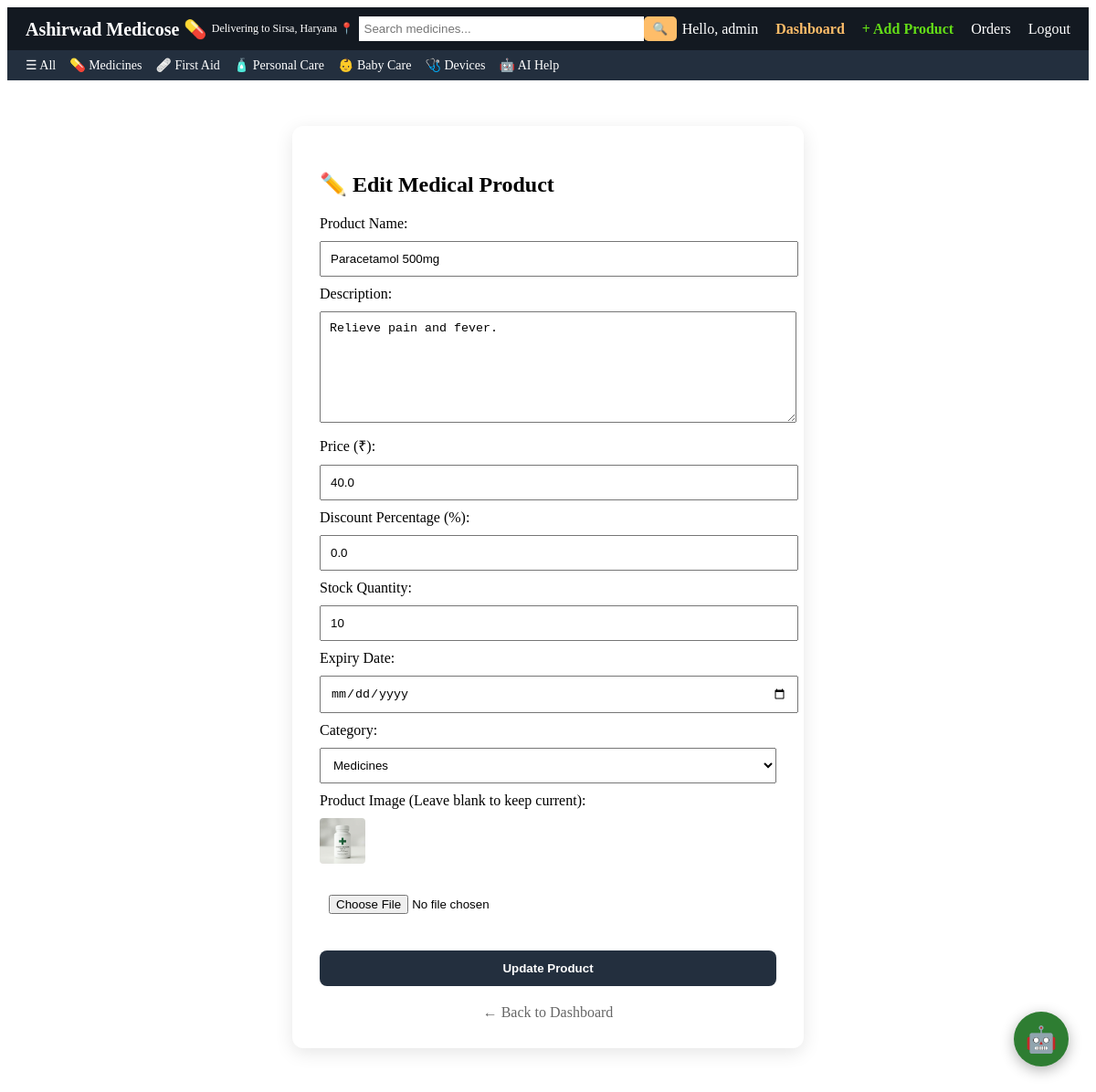
The page /dashboard/edit-product/29/ (signed in) on the database its author committed.
### store/models.py (models this page shows, shortened)
class Product(models.Model):
    CATEGORY_CHOICES = [
        ('baby', 'Baby Care'),
        ('firstaid', 'First Aid'),
        ('personal', 'Personal Care'),
        ('medicine', 'Medicines'),
        ('device', 'Health Devices'),
    ]
    name = models.CharField(max_length=200)
    description = models.TextField()
    price = models.FloatField()
    discount_percentage = models.FloatField(default=0.0)  # ✅ NEW
    stock_quantity = models.PositiveIntegerField(default=10)  # ✅ NEW
    category = models.CharField(max_length=20, choices=CATEGORY_CHOICES, default='medicine')
    image = models.ImageField(upload_to='products/', null=True, blank=True)
    expiry_date = models.DateField(null=True, blank=True)

### store/views.py (the view, shortened to what this page needs)
# urls.py: path('dashboard/edit-product/<int:id>/', views.admin_edit_product, name='admin_edit_product'),
@staff_member_required
def admin_edit_product(request, id):
    product = get_object_or_404(Product, id=id)
    return render(request, 'admin/edit_product.html', {'product': product})

### store/templates/admin/edit_product.html (shortened to what this page needs)
{% extends "base.html" %}
{% block content %}
<div class="auth-box" style="width: 500px; margin: 50px auto; padding: 30px; background: white; border-radius: 12px; box-shadow: 0 5px 20px rgba(0,0,0,0.1);">
    <h2>✏️ Edit Medical Product</h2>
    <form method="POST" enctype="multipart/form-data">
        <label>Product Name:</label>
        <input type="text" name="name" value="{{ product.name }}" required style="width: 100%; padding: 10px; margin: 10px 0;">
        <label>Description:</label>
        <textarea name="description" style="width: 100%; padding: 10px; margin: 10px 0; height: 100px;">{{ product.description }}</textarea>
        <label>Price (₹):</label>
        <input type="number" name="price" step="0.01" value="{{ product.price }}" required style="width: 100%; padding: 10px; margin: 10px 0;">
        <label>Discount Percentage (%):</label>
        <input type="number" name="discount_percentage" step="0.1" value="{{ product.discount_percentage }}" required style="width: 100%; padding: 10px; margin: 10px 0;">
        <label>Stock Quantity:</label>
        <input type="number" name="stock_quantity" value="{{ product.stock_quantity }}" required style="width: 100%; padding: 10px; margin: 10px 0;">
        <label>Expiry Date:</label>
        <input type="date" name="expiry_date" value="{{ product.expiry_date|date:'Y-m-d' }}" style="width: 100%; padding: 10px; margin: 10px 0;">
        <label>Category:</label>
        <select name="category" required style="width: 100%; padding: 10px; margin: 10px 0;">
            <option value="medicine" {% if product.category == "medicine" %}selected{% endif %}>Medicines</option>
        </select>
        <label>Product Image (Leave blank to keep current):</label>
        {% if product.image %}
            <div style="margin: 10px 0;">
                <img src="{{ product.image.url }}" style="height: 50px; border-radius: 4px;">
            </div>
        {% endif %}
        <input type="file" name="image" style="width: 100%; padding: 10px; margin: 10px 0;">
        <button type="submit" style="width: 100%; padding: 12px; background: #232f3e; color: white; border-radius: 8px; font-weight: bold; margin-top: 20px;">Update Product</button>
    </form>
    <div style="margin-top: 20px; text-align: center;">
        <a href="{% url 'admin_dashboard' %}" style="color: #666; text-decoration: none;">← Back to Dashboard</a>
    </div>
</div>
{% endblock %}

### store/templates/base.html (shortened to what this page needs)
{% load static %}
<!DOCTYPE html>
<html>
<head>
    <link rel="stylesheet" href="{% static 'css/amazon.css' %}">
</head>
<body>
<div class="top-navbar">
    <div class="logo">
        <a href="{% url 'products' %}">Ashirwad Medicose 💊</a>
    </div>
    <div class="location" id="user-location">
    </div>
    <div class="search-bar">
        <form method="GET" action="{% url 'products' %}">
            <input type="text" name="q" placeholder="Search medicines...">
            <button type="submit">🔍</button>
        </form>
    </div>
    <div class="nav-right">
        {% if user.is_authenticated %}
            <span>Hello, {{ user.username }}</span>
            {% if user.is_staff %}
                <a href="{% url 'admin_dashboard' %}" style="color: #febd69; font-weight: bold;">Dashboard</a>
                <a href="{% url 'admin_add_product' %}" style="color: #64dd17; font-weight: bold;">+ Add Product</a>
            {% endif %}
            <a href="{% url 'orders' %}">Orders</a>
            <a href="{% url 'logout' %}">Logout</a>
        {% else %}
            <a href="{% url 'login' %}">Login</a>
        {% endif %}
    </div>
</div>
<div class="sub-navbar">
    <a href="{% url 'products' %}">☰ All</a>
    <a href="?category=medicine">💊 Medicines</a>
    <a href="?category=firstaid">🩹 First Aid</a>
    <a href="?category=personal">🧴 Personal Care</a>
    <a href="?category=baby">👶 Baby Care</a>
    <a href="?category=device">🩺 Devices</a>
    <a href="{% url 'ai_suggest' %}">🤖 AI Help</a>
</div>
<div class="main-container">
    {% block content %}{% endblock %}
</div>
<a href="{% url 'ai_suggest' %}" class="ai-float-btn">
    🤖
</a>
</body>
</html>

### static/css/amazon.css (style rules this page uses)
button { background: #43a047; color: white; border: none; padding: 6px 10px; border-radius: 5px; }
.auth-box { width: 300px; margin: auto; padding: 20px; background: white; border-radius: 10px; }
.auth-box input { width: 90%; padding: 8px; margin: 8px 0; }
.ai-float-btn { position: fixed; bottom: 30px; right: 30px; background: #2e7d32; color: white; width: 60px; height: 60px; border-radius: 50%; display: flex; justify-content: center; align-items: center; font-size: 28px; text-decoration: none; box-shadow: 0 4px 15px rgba(0,0,0,0.3); transition: 0.3s; z-index: 1000; }
.top-navbar { display: flex; align-items: center; justify-content: space-between; background: #131921; color: white; padding: 10px 20px; }
.logo a { color: white; font-size: 20px; text-decoration: none; font-weight: bold; }
.location { font-size: 12px; }
.search-bar form { display: flex; }
.search-bar input { width: 300px; padding: 6px; border: none; }
.search-bar button { background: #febd69; border: none; padding: 6px 10px; cursor: pointer; }
.nav-right a { color: white; margin-left: 15px; text-decoration: none; }
.sub-navbar { background: #232f3e; padding: 8px 20px; display: flex; gap: 15px; }
.sub-navbar a { color: white; text-decoration: none; font-size: 14px; }

### rows shown on the page
Product: name "Paracetamol 500mg", description "Relieve pain and fever.", price "40.0", discount_percentage "0.0", stock_quantity "10", category "Medicines", image (picture)

### other values the page prints
{{ user.username }} "admin"
